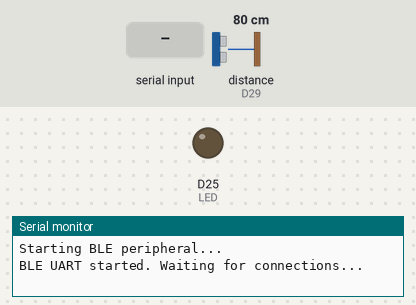
A sketch run on a simulated nRF52 board. Shown: output pins drawn as LEDs (lit = HIGH), the last lines printed to the serial monitor. Inputs (shaded band) come from the test bench; at power-on: distance to the obstacle (sensor on D29) 80 cm. The echo pulse lasts 58.3 µs per cm; a phone connects over Bluetooth LE 3 s after start; pins used as bus, display or sensor lines are not drawn.

Above: at 1.2 s.
1.3 s: "1\n" received over the second serial link
At 3.9 s:
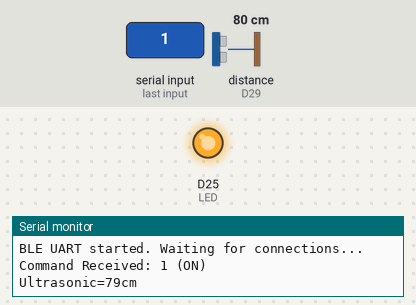
4.3 s: "0\n" received over the second serial link
At 7.8 s:
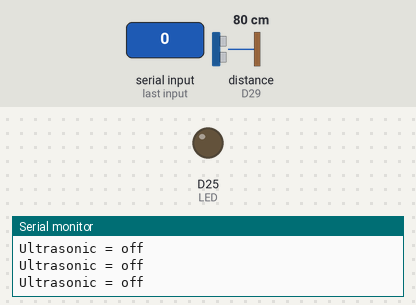
Timing chart, 0 to 9.3 s (numbered marks = the images above; inputs shaded):
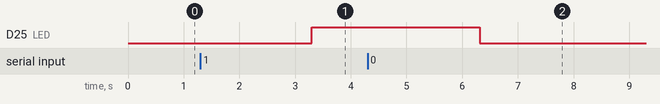

Measured:
- after the input at 1.3 s, D25 (LED): LOW → HIGH after 2.0 s
- after the input at 4.3 s, D25 (LED): HIGH → LOW after 2.0 s

The sketch:

Ble_Peripheral.ino
```cpp
#include <bluefruit.h>

#define LED 25

//Ultrasonic
#define TRIG 28
#define ECHO 29

// BLE UART instance
BLEUart bleuart;

volatile int i = 0;

//volatile uint8_t cmdState = 0; // 1 => ON, 2 => OFF

// ---------- minimal rx callback ----------
// void rx_callback(uint16_t conn_handle) {
//   while (bleuart.available()) {
//     int c = bleuart.read();

//     if (c == '1') { cmdState = 1; }   // start measuring
//     else if (c == '0') { cmdState = 2; } // stop measuring
//     // optional: echo to Serial for debug
//     Serial.println("Command Recieved");
//     Serial.print("Switch: ");
//     Serial.write((char)c);
//     Serial.println();
//   }
//   Serial.println();
// }


volatile uint8_t cmdState = 0; // 1=ON, 2=OFF

void rx_callback(uint16_t conn_handle) {
  while (bleuart.available()) {
    int c = bleuart.read();
    if (c <= 0) continue;

    // Ignore common line terminators
    if (c == '\r' || c == '\n') continue;

    // Only handle '1' or '0'
    if (c == '1') {
      cmdState = 1;
      Serial.println("Command Received: 1 (ON)");
      Serial.println(); // keep a blank line like before
    } else if (c == '0') {
      cmdState = 2;
      Serial.println("Command Received: 0 (OFF)");
      Serial.println();
    } else {
      // optional: show unexpected bytes
      Serial.print("Ignored byte: 0x");
      Serial.println(c, HEX);
    }
  }
}

//=============================BLE Function=====================================================
void ble(){

  Serial.println("Starting BLE peripheral...");

  // Initialize Bluefruit
  Bluefruit.begin();
  Bluefruit.setName("NRF_Hello");              // BLE device name
  Bluefruit.Advertising.addFlags(BLE_GAP_ADV_FLAGS_LE_ONLY_GENERAL_DISC_MODE);
  Bluefruit.Advertising.addName();             //Adds name to the device when being discovered by other devices
  Bluefruit.Advertising.addTxPower();          //Adds the function to determine the signal strength to determine the distance of this peripheral device

  bleuart.begin();
  bleuart.setRxCallback(rx_callback);

  Bluefruit.Advertising.addService(bleuart);   // add UART service
  Bluefruit.Advertising.start(0);              // advertise forever

  // Initialize UART service

  Serial.println("BLE UART started. Waiting for connections...");

}

//========================Ultrasonic Function==============================
void ultrasonic() {
  // Trigger pulse
  digitalWrite(TRIG, LOW);
  delayMicroseconds(2);
  digitalWrite(TRIG, HIGH);
  delayMicroseconds(10);
  digitalWrite(TRIG, LOW);

  // Read echo pulse
  long duration = pulseIn(ECHO, HIGH, 60000); // 60ms timeout

  // Convert to cm
  float distance = duration * 0.0343 / 2;

  i = distance;
  // Serial.print("Distance: ");
  // Serial.print(i);
  // Serial.println(" cm");

  delay(200);
}
//=============================================================================


void setup() {
  //Serial.begin(115200);
  //pinMode(IR_PIN, INPUT);

  Serial.begin(115200);
  while (!Serial);
  ble();                          //BLE setup
  //===================Ultrasonic Setup=======================
  pinMode(TRIG, OUTPUT);
  pinMode(ECHO, INPUT);
  //==========================================================
  pinMode(LED, OUTPUT);
  digitalWrite(LED, LOW);

}

void loop() {
  static bool measuring = false;
  char buf[32];

  // consume single-shot command
  if (cmdState == 1){
    measuring = true;
    //digitalWrite(LED_PIN, HIGH);
    bleuart.println("ACK:1");
    bleuart.println("Ultrasonic is on");
    delay(1000);
    bleuart.println("Touch again to stop");
    delay(1000);
    digitalWrite(LED, HIGH);
    cmdState = 0;
    delay(200);
  }
  else if (cmdState == 2) {
    measuring = false;
    //digitalWrite(LED_PIN, LOW);
    bleuart.println("ACK:0");
    bleuart.println("Ultrasonic is off");
    delay(1000);
    bleuart.println("Touch again to start");
    delay(1000);
    digitalWrite(LED, LOW);
    cmdState = 0;
    delay(200);
  }

  if(Bluefruit.connected()){
    if (measuring) {
      ultrasonic();                       // your function that sets 'i'
      snprintf(buf, sizeof(buf), "Ultrasonic=%dcm", i);
      bleuart.println(buf);
      Serial.println(buf);
      delay(200);
    } else {
      Serial.println("Ultrasonic = off");
      //bleuart.println("Ultrasonic is turned off");
      delay(200); // idle
    }

  }

}
```
